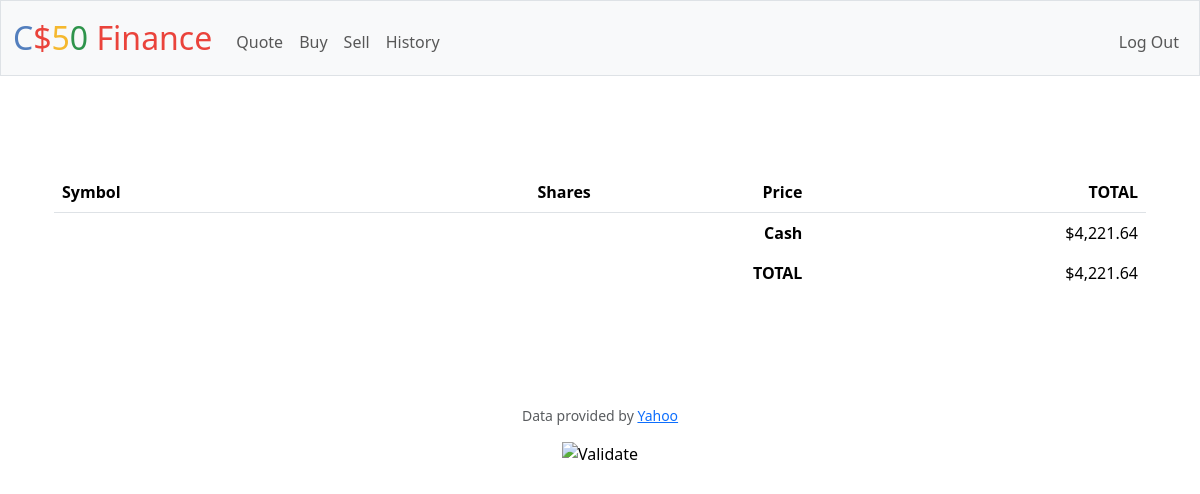
The app's page / (signed in), older data.
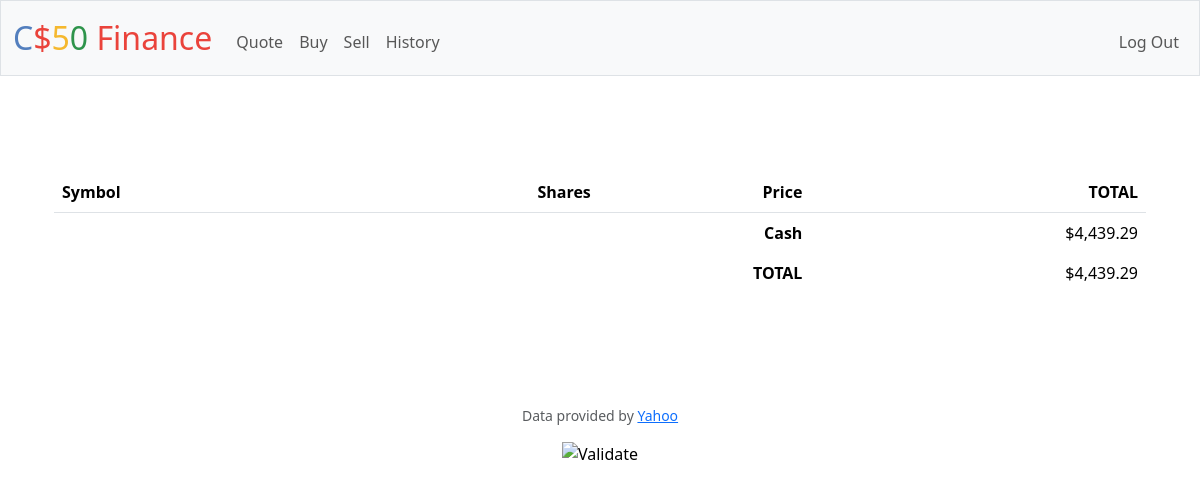
The same page, newer data.
### tables this page shows
CREATE TABLE users (id INTEGER PRIMARY KEY AUTOINCREMENT NOT NULL, username TEXT NOT NULL, hash TEXT NOT NULL, cash NUMERIC NOT NULL DEFAULT 10000.00);

### app.py (the view)
@app.route("/")
@login_required
def index():
    data = db.execute("SELECT * FROM clientdata WHERE userid = ?",
                      session["user_id"])
    cah = db.execute("SELECT cash FROM users WHERE id = ?",
                     session["user_id"])[0]["cash"]
    ttl = 0
    for x in range(len(data)):
        a = (lookup(data[x]["symbol"])["price"]) * (data[x]["shares"])
        ttl = ttl + a
    return render_template("index.html", data=data, money=float(cah), fake=float(ttl))

### app.py (called while the page is built)
@app.after_request
def after_request(response):
    response.headers["Cache-Control"] = "no-cache, no-store, must-revalidate"
    response.headers["Expires"] = 0
    response.headers["Pragma"] = "no-cache"
    return response

### helpers.py (called while the page is built)
def login_required(f):
    @wraps(f)
    def decorated_function(*args, **kwargs):
        if session.get("user_id") is None:
            return redirect("/login")
        return f(*args, **kwargs)
    return decorated_function

def usd(value):
    return f"${value:,.2f}"

### templates/index.html (shortened to what this page needs)
{% extends "layout.html" %}
{% block main %}
<main class="container py-5 text-center">
    <table class="table table-striped">
        <thead>
            <tr>
                <th class="text-start">Symbol</th>
                <th class="text-end">Shares</th>
                <th class="text-end">Price</th>
                <th class="text-end">TOTAL</th>
            </tr>
        </thead>
        <tfoot>
            <tr>
                <td class="border-0 fw-bold text-end" colspan="3">Cash</td>
                <td class="border-0 text-end">{{money | usd}}</td>
            </tr>
            <tr>
                <td class="border-0 fw-bold text-end" colspan="3">TOTAL</td>
                <td class="border-0 w-bold text-end">{{(money + fake) | usd}}</td>
            </tr>
        </tfoot>
    </table>
        </main>
{% endblock %}

Row changes from the older to the newer data that the page shows:
changed users: cash "$4,221.64" → "$4,439.29"; (money+fake)|usd "$4,221.64" → "$4,439.29"
